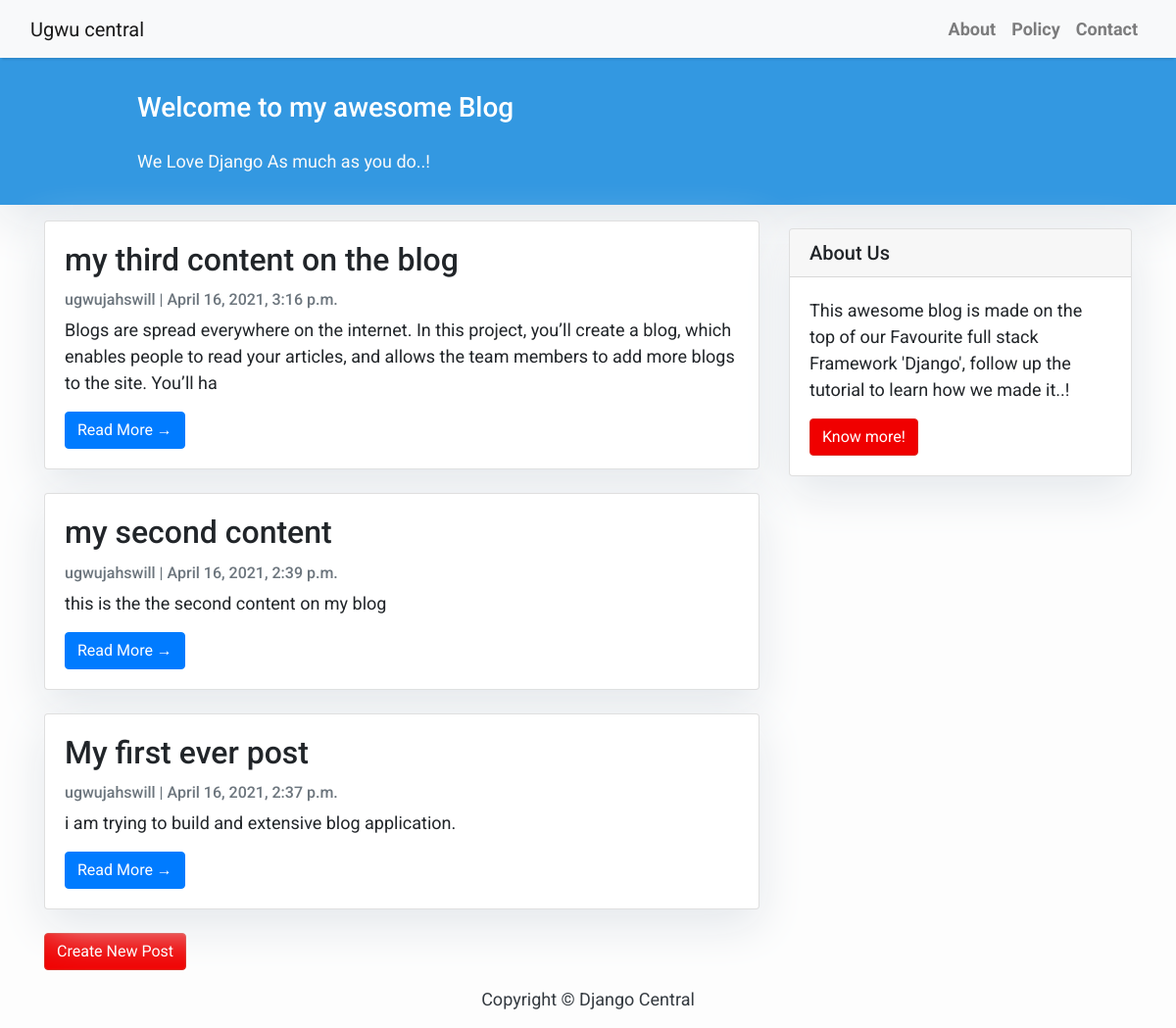
The page / on the database its author committed.
### blog/models.py (models this page shows, shortened)
class Post(models.Model):
    objects = None
    title = models.CharField(max_length=200, unique=True)
    slug = models.SlugField(max_length=200, unique=True)
    author = models.ForeignKey(User, on_delete=models.CASCADE, related_name='blog_posts')
    updated_on = models.DateTimeField(auto_now=True)
    content = models.TextField()
    created_on = models.DateTimeField(auto_now_add=True)
    status = models.IntegerField(choices=STATUS, default=0)
    class Meta:
        ordering = ['-created_on']

### blog/views.py (the view)
# urls.py: path('', views.PostList.as_view(), name='home'),
class PostList(generic.ListView):
    queryset = Post.objects.filter(status=1).order_by('-created_on')
    template_name = 'index.html'

### blog/templates/index.html (shortened to what this page needs)
{% extends "base.html" %}
{% block content %}
<header class="masthead">
    <div class="container">
        <div class="row">
            <div class=" col-md-8 col-md-10 mx-auto">
                <div class="site-heading">
                    <h3 class=" site-heading my-4 mt-3 text-white"> Welcome to my awesome Blog </h3>
                    <p class="text-light">We Love Django As much as you do..! &nbsp
                    </p>
                </div>
            </div>
        </div>
    </div>
</header>
<div class="container">
    <div class="row">
        <div class="col-md-8 mt-3 left">
            {% for post in post_list %}
            <div class="card mb-4">
                <div class="card-body">
                    <h2 class="card-title">{{ post.title }}</h2>
                    <p class="card-text text-muted h6">{{ post.author }} | {{ post.created_on}} </p>
                    <p class="card-text">{{post.content|slice:":200" }}</p>
                    <a href="{% url 'post_detail' post.slug  %}" class="btn btn-primary">Read More &rarr;</a>
                </div>
            </div>
            {% endfor %}
        </div>
        {% block sidebar %} {% include 'sidebar.html' %} {% endblock sidebar %}
    </div>
</div>
<div class="container">
    <a href="#" class="btn btn-danger">Create New Post</a>
</div>
{%endblock%}

### blog/templates/base.html (style rules this page uses)
body { font-family: "Roboto", sans-serif; font-size: 17px; background-color: #fdfdfd; }
.btn-danger { color: #fff; background-color: #f00000; border-color: #dc281e; }
.masthead { background: #3398E1; height: auto; padding-bottom: 15px; box-shadow: 0 16px 48px #E3E7EB; padding-top: 10px; }

### blog/templates/index.html (style rules this page uses)
body { font-family: "Roboto", sans-serif; font-size: 18px; background-color: #fdfdfd; }
.card { box-shadow: 0 16px 48px #E3E7EB; }

### blog/templates/sidebar.html (style rules this page uses)
.card { box-shadow: 0 16px 48px #E3E7EB; }

### rows shown on the page
Post: title "my third content on the blog", author "ugwujahswill", created_on "April 16, 2021, 3:16 p.m.", content "Blogs are spread everywhere on the internet. In this project, you’ll create a blog, which enables people to read your articles, and allows the team members to add more blogs to the site. You’ll ha"
Post: title "my second content", author "ugwujahswill", created_on "April 16, 2021, 2:39 p.m.", content "this is the the second content on my blog"
Post: title "My first ever post", author "ugwujahswill", created_on "April 16, 2021, 2:37 p.m.", content "i am trying to build and extensive blog application."
